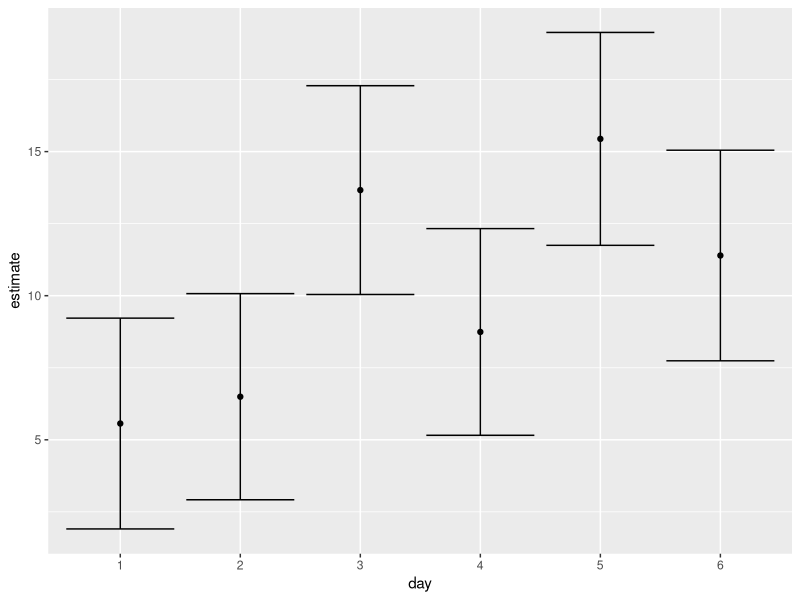
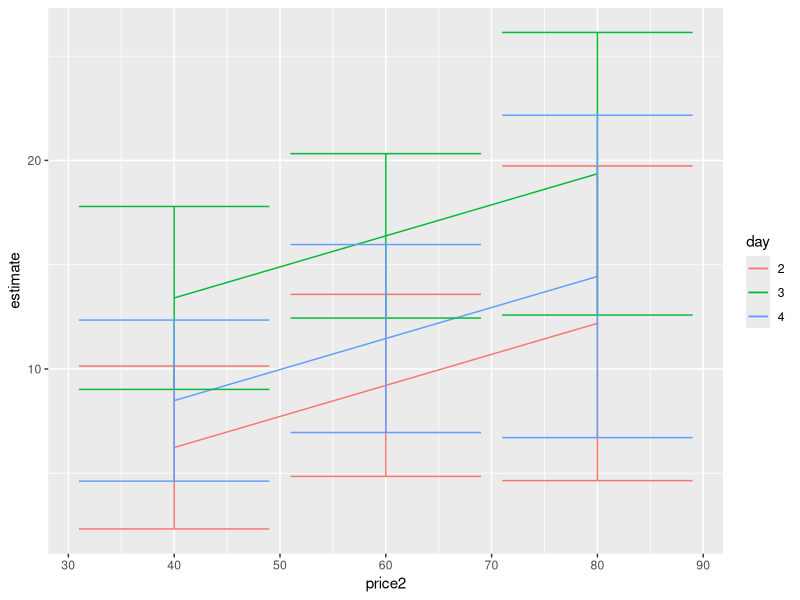

Source code (R) for these figures, in order:
# r2py crawler metadata
# package: broom
# source_type: rd_example
# topic: tidy.emmGrid.Rd
# source_file: C:\Users\bened\AppData\Local\R\win-library\4.5\broom\help
# lines: 49

suppressPackageStartupMessages(library(broom))
if (rlang::is_installed(c("emmeans", "ggplot2"))) withAutoprint({ # examplesIf

# load libraries for models and data
library(emmeans)

# linear model for sales of oranges per day
oranges_lm1 <- lm(sales1 ~ price1 + price2 + day + store, data = oranges)

# reference grid; see vignette("basics", package = "emmeans")
oranges_rg1 <- ref_grid(oranges_lm1)
td <- tidy(oranges_rg1)
td

# marginal averages
marginal <- emmeans(oranges_rg1, "day")
tidy(marginal)

# contrasts
tidy(contrast(marginal))
tidy(contrast(marginal, method = "pairwise"))

# plot confidence intervals
library(ggplot2)

ggplot(tidy(marginal, conf.int = TRUE), aes(day, estimate)) +
  geom_point() +
  geom_errorbar(aes(ymin = conf.low, ymax = conf.high))

# by multiple prices
by_price <- emmeans(oranges_lm1, "day",
  by = "price2",
  at = list(
    price1 = 50, price2 = c(40, 60, 80),
    day = c("2", "3", "4")
  )
)

by_price

tidy(by_price)

ggplot(tidy(by_price, conf.int = TRUE), aes(price2, estimate, color = day)) +
  geom_line() +
  geom_errorbar(aes(ymin = conf.low, ymax = conf.high))

# joint_tests
tidy(joint_tests(oranges_lm1))
}) # examplesIf
